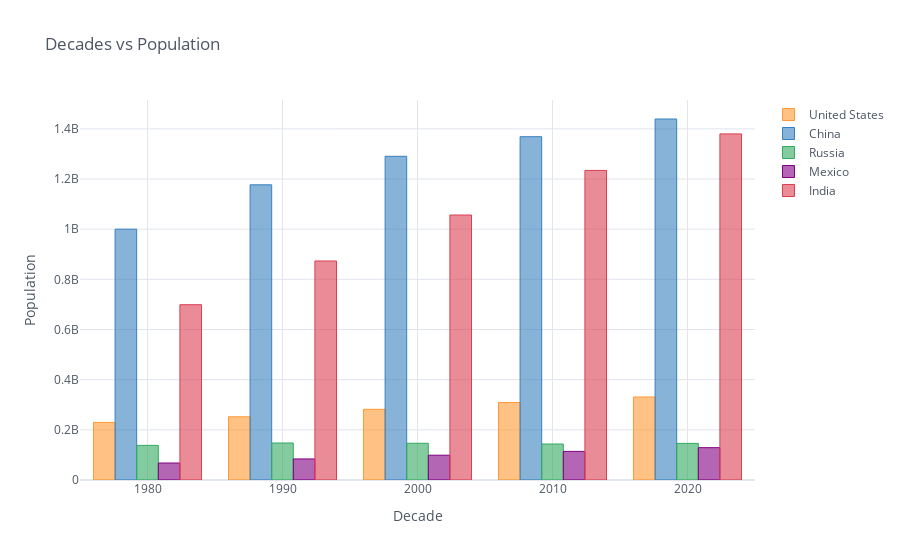

Notebook code cell kept with this figure:
### Markdown cell above
# Multiple Barplot

### Code cell
df_population_sample = df_population[df_population.index.isin([1980,1990,2000,2010,2020])]
df_population_sample.iplot(kind='bar', xTitle='Decade', yTitle='Population', title='Decades vs Population')

### Figure 1 — Plotly figure (JSON) as saved in the notebook; plotly's stock layout.template omitted (floating-point values rounded to 4 significant figures)
{"data": [{"marker": {"color": "rgba(255, 153, 51, 0.6)", "line": {"color": "rgba(255, 153, 51, 1.0)", "width": 1}}, "name": "United States", "orientation": "v", "text": "", "type": "bar", "visible": true, "x": [1980, 1990, 2000, 2010, 2020], "y": [229476354, 252120309, 281710909, 309011475, 331002651]}, {"marker": {"color": "rgba(55, 128, 191, 0.6)", "line": {"color": "rgba(55, 128, 191, 1.0)", "width": 1}}, "name": "China", "orientation": "v", "text": "", "type": "bar", "visible": true, "x": [1980, 1990, 2000, 2010, 2020], "y": [1000089235, 1176883674, 1290550765, 1368810615, 1439323776]}, {"marker": {"color": "rgba(50, 171, 96, 0.6)", "line": {"color": "rgba(50, 171, 96, 1.0)", "width": 1}}, "name": "Russia", "orientation": "v", "text": "", "type": "bar", "visible": true, "x": [1980, 1990, 2000, 2010, 2020], "y": [138053150, 147531561, 146404903, 143479274, 145934462]}, {"marker": {"color": "rgba(128, 0, 128, 0.6)", "line": {"color": "rgba(128, 0, 128, 1.0)", "width": 1}}, "name": "Mexico", "orientation": "v", "text": "", "type": "bar", "visible": true, "x": [1980, 1990, 2000, 2010, 2020], "y": [67761372, 83943132, 98899845, 114092963, 128932753]}, {"marker": {"color": "rgba(219, 64, 82, 0.6)", "line": {"color": "rgba(219, 64, 82, 1.0)", "width": 1}}, "name": "India", "orientation": "v", "text": "", "type": "bar", "visible": true, "x": [1980, 1990, 2000, 2010, 2020], "y": [698952844, 873277798, 1056575549, 1234281170, 1380004385]}], "layout": {"autosize": true, "legend": {"bgcolor": "#FFFFFF", "font": {"color": "#4D5663"}}, "paper_bgcolor": "#FFFFFF", "plot_bgcolor": "#FFFFFF", "title": {"font": {"color": "#4D5663"}, "text": "Decades vs Population"}, "xaxis": {"autorange": true, "gridcolor": "#E1E5ED", "range": [1975, 2025], "showgrid": true, "showspikes": false, "tickfont": {"color": "#4D5663"}, "title": {"font": {"color": "#4D5663"}, "text": "Decade"}, "type": "linear", "zerolinecolor": "#E1E5ED"}, "yaxis": {"autorange": true, "gridcolor": "#E1E5ED", "range": [0, 1515000000.0], "showgrid": true, "showspikes": false, "tickfont": {"color": "#4D5663"}, "title": {"font": {"color": "#4D5663"}, "text": "Population"}, "type": "linear", "zerolinecolor": "#E1E5ED"}}}
